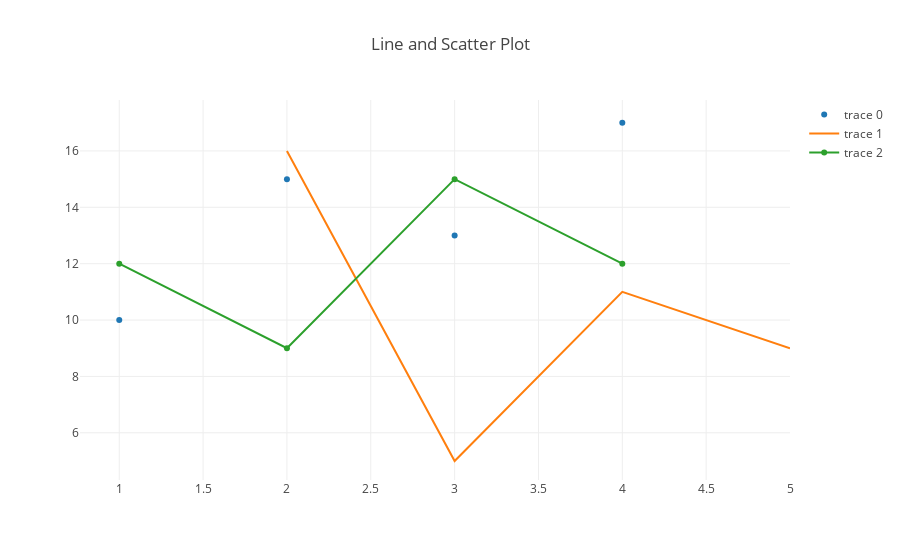

The notebook cell this image was saved under:
### Markdown cell above
## Line and Scatter Plot

### Code cell
val trace1 = Scatter(
  Seq(1, 2, 3, 4),
  Seq(10, 15, 13, 17),
  mode = ScatterMode(ScatterMode.Markers)
)

val trace2 = Scatter(
  Seq(2, 3, 4, 5),
  Seq(16, 5, 11, 9),
  mode = ScatterMode(ScatterMode.Lines)
)

val trace3 = Scatter(
  Seq(1, 2, 3, 4),
  Seq(12, 9, 15, 12),
  mode = ScatterMode(ScatterMode.Lines, ScatterMode.Markers)
)

val data = Seq(trace1, trace2, trace3)

val layout = Layout(
  title = "Line and Scatter Plot"
)

plot(data, layout)

### Figure 1 — Plotly figure (JSON) as saved in the notebook; plotly's stock layout.template omitted (floating-point values rounded to 4 significant figures)
{"data": [{"mode": "markers", "type": "scatter", "x": [1, 2, 3, 4], "y": [10, 15, 13, 17]}, {"mode": "lines", "type": "scatter", "x": [2, 3, 4, 5], "y": [16, 5, 11, 9]}, {"mode": "lines+markers", "type": "scatter", "x": [1, 2, 3, 4], "y": [12, 9, 15, 12]}], "layout": {"title": "Line and Scatter Plot"}}
